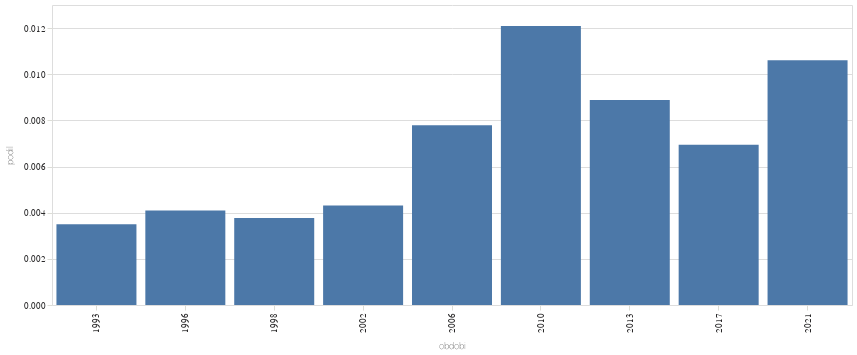

Notebook cell for this chart:
### Code cell
graf_vyvoje("smích",epocha="obdobi")

### Figure 1 — Vega-Lite specification as saved in the notebook (floating-point values rounded to 4 significant figures)
{"config": {"title": {"font": "Noticia Text", "fontSize": 11.5, "anchor": "start", "lineHeight": 19, "fontWeight": "bolder", "subtitleFont": "Noticia Text", "subtitleFontSize": 10, "subtitleLineHeight": 15, "subtitlePadding": 10, "dy": -10, "color": "#292829", "subtitleColor": "#292829"}, "axis": {"labelFont": "Asap", "titleFont": "Asap", "fontWeight": "lighter", "titleFontWeight": "lighter", "labelFontSize": 9, "titleFontSize": 9, "labelPadding": 2, "titlePadding": 9, "domainOpacity": 0, "tickColor": "#DCDDD6", "labelColor": "#292829"}, "legend": {"labelFont": "Asap", "labelFontWeight": "normal", "titleFont": "Asap", "titleFontWeight": "normal", "labelFontSize": 9, "titleFontSize": 9, "labelColor": "#292829"}}, "data": {"name": "data-9e27bd35175ea9306d46a64378867eeb"}, "mark": {"type": "bar"}, "encoding": {"x": {"field": "obdobi", "type": "nominal"}, "y": {"field": "podil", "type": "quantitative"}}, "width": 800, "$schema": "https://vega.github.io/schema/vega-lite/v5.8.0.json", "datasets": {"data-9e27bd35175ea9306d46a64378867eeb": [{"id": 105, "obdobi": 1993, "id_right": 29982, "podil": 0.003502}, {"id": 126, "obdobi": 1996, "id_right": 30803, "podil": 0.004091}, {"id": 304, "obdobi": 1998, "id_right": 80691, "podil": 0.003767}, {"id": 354, "obdobi": 2002, "id_right": 82166, "podil": 0.004308}, {"id": 447, "obdobi": 2006, "id_right": 57418, "podil": 0.007785}, {"id": 561, "obdobi": 2010, "id_right": 46416, "podil": 0.01209}, {"id": 745, "obdobi": 2013, "id_right": 83854, "podil": 0.008884}, {"id": 631, "obdobi": 2017, "id_right": 90923, "podil": 0.00694}, {"id": 879, "obdobi": 2021, "id_right": 82903, "podil": 0.0106}]}}
